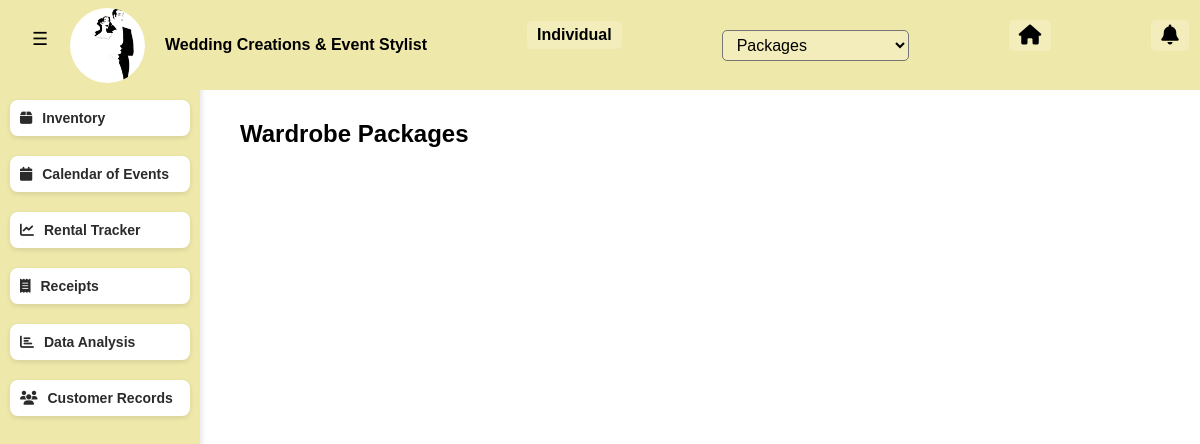
The page /wardrobe-packages/ on the database as committed earlier.
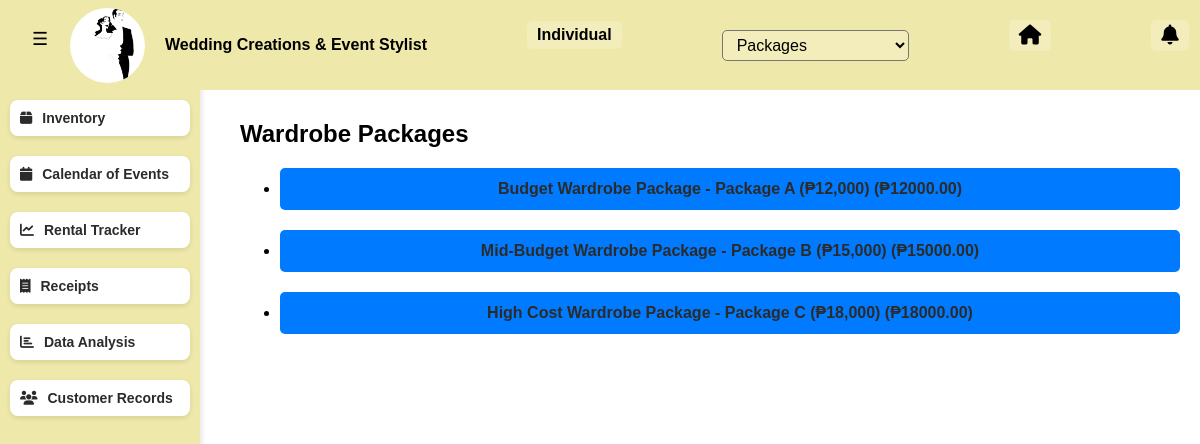
The same page on the database as committed later.
### saritasapp/models.py (models this page shows, shortened)
class WardrobePackage(models.Model):
    PACKAGE_TIERS = [
        ("A", "Package A (₱12,000)"),
        ("B", "Package B (₱15,000)"),
        ("C", "Package C (₱18,000)"),
    ]
    name = models.CharField(max_length=255)
    description = models.TextField(blank=True, null=True)  # Optional description
    tier = models.CharField(max_length=1, choices=PACKAGE_TIERS)
    base_price = models.DecimalField(max_digits=10, decimal_places=2, default=0)
    refundable_deposit = models.DecimalField(max_digits=10, decimal_places=2, default=10000.00)
    discount = models.DecimalField(max_digits=10, decimal_places=2, default=0)  # Optional discount
    STATUS_CHOICES = [
        ("active", "Active"),
        ("inactive", "Inactive"),
    ]
    status = models.CharField(max_length=10, choices=STATUS_CHOICES, default="active")
    def final_price(self):
        return self.base_price - self.discount

### saritasapp/views.py (the view)
# urls.py: path("wardrobe-packages/", views.wardrobe_package_list, name="wardrobe_package_list"),
def wardrobe_package_list(request):
    packages = WardrobePackage.objects.filter(status="active")  # Show only active packages
    return render(request, "saritasapp/wardrobe_package_list.html", {"packages": packages})

### saritasapp/templates/saritasapp/wardrobe_package_list.html (shortened to what this page needs)
{% extends 'saritasapp/base.html' %}
{% load static %}
{% block content %}
<h2>Wardrobe Packages</h2>
<ul>
    {% for package in packages %}
        <li>
            <a href="{% url 'saritasapp:wardrobe_package_detail' package.id %}">
                {{ package.name }} - {{ package.get_tier_display }}
                (₱{{ package.final_price }})
            </a>
        </li>
    {% endfor %}
</ul>
{% endblock %}

Rows that differ between the two databases and show on the page:
added WardrobePackage: name "Budget Wardrobe Package", tier "Package A (₱12,000)", final_price "12000.00"
added WardrobePackage: name "Mid-Budget Wardrobe Package", tier "Package B (₱15,000)", final_price "15000.00"
added WardrobePackage: name "High Cost Wardrobe Package", tier "Package C (₱18,000)", final_price "18000.00"
